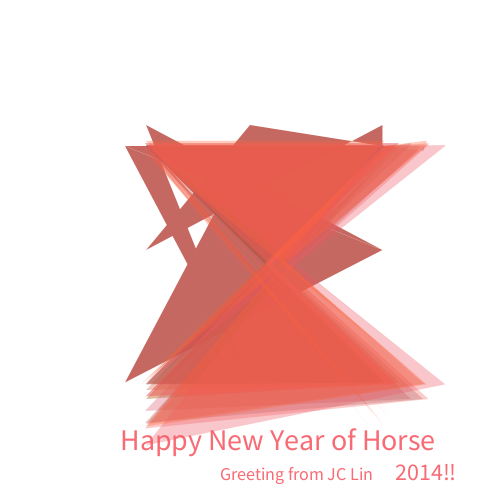
Frame 1 (no input)
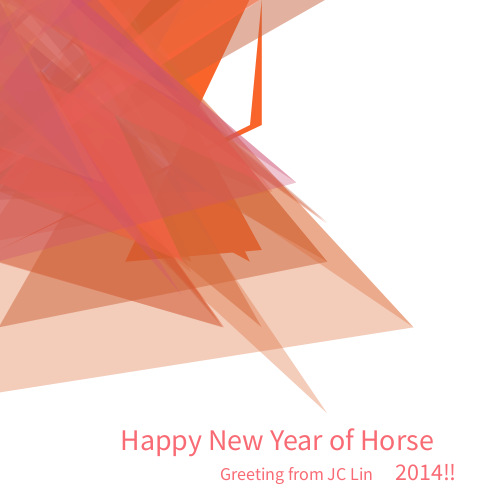
Frame 60 (the mouse pressed at the canvas centre just before this capture)
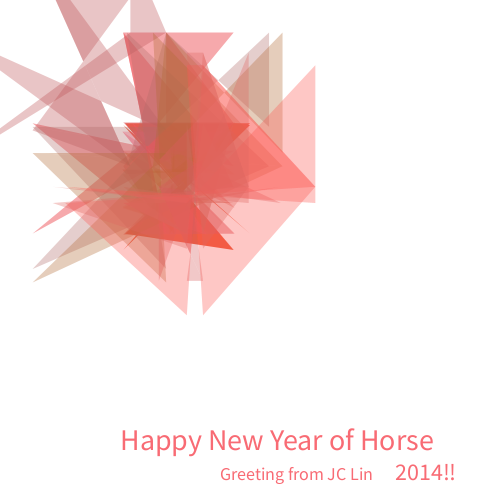
Frame 120 (the mouse held since frame 60 and released just before this capture)

The Processing sketch that drew these frames (run headless with seeded random() and noise(); from frame 60 on, the mouse is pressed at the canvas centre):

// Processing sketch: processing_130131
// ── processing_130131.pde

//basic from nick schien in class
// schien@mail.ncku.edu.tw
//re-code by jui chi lin
PImage img;
void setup() {

  size(500, 500);
  background(255);
  smooth();
  noFill();
  newTree();
}
void draw() {
  background(255);
  textSize(30);
  fill(248, 107, 116);
  //text("Happy New Year", 120, 380); 
  text("Happy New Year of Horse", 120, 450);
  textSize(24);
  text(" 2014!!",390, 480);
  textSize(18);
  text("Greeting from JC Lin",220,480);
  fill(0, 102, 153);

  _trunk.updateMe(width/2, height/4);

  _trunk.drawMe();
}


class Branch {

  float level, index;

  float x, y;

  float endx, endy;
  float strokeW, alph; // line style
  float len, lenChange; // length
  float rot, rotChange; // rotation
  Branch[] children = new Branch[0];

  Branch(float lev, float ind, 
  float ex, float ey) {

    level = lev;

    index = ind;
    strokeW = (1/level)*100;
    alph = 255/level;
    len = (1/level)*random(200);
    lenChange = random(10)-5;
    rotChange = random(10)-5;

    updateMe(ex, ey);
    if (level < _maxLevels) {

      children = new Branch[_numChildren];

      for (int x=0; x<_numChildren; x++) {

        children[x] = new Branch(level+1, 
        x, endx, endy);
      }
    }
  }


  void updateMe(float nx, float ny) {

    x = nx;

    y = ny;
    rot += rotChange;
    len -= lenChange;
    if (len<0 || len>200) {
      lenChange *= -1;
    }
    float radian = radians(rot);
    endx = x+(len*cos(radian));
    endy = y+(len*sin(radian));
    //endx = x+(level*(random(100)-80));
    //endy = y+50+(level*random(50));
    for (int i=0; i<children.length; i++)
    {

      children[i].updateMe(endx, endy);
    }


    //  endx = x + 150;

    // endy = y + 15;
  }


  void drawMe() {
    color clr;
    clr = color(random(170, 255), random(80, 120), random(40, 120));
    noStroke();
    fill(clr, alph);
    //line(x, y, endx, endy);
    //ellipse(endx, endy, len/12, len/12);
    // quad(x, y, endx, y, endy, x, endx, endy);
    fill(clr, alph);
    quad(x, y, endx, endy, endx, y, endy, x);
    quad(x, endx, endy, y, endx, x, y, endy);
    quad(x, endy, y, endx, endx, x, y, endy);

    for (int i=0;i<children.length;i++)
    {
      children[i].drawMe();
    }
  }
}
int _numChildren = 3;

int _maxLevels = 3;

Branch _trunk;





void newTree() {

  _trunk = new Branch(1, 0, width/2, 50);

  _trunk.drawMe();
}
